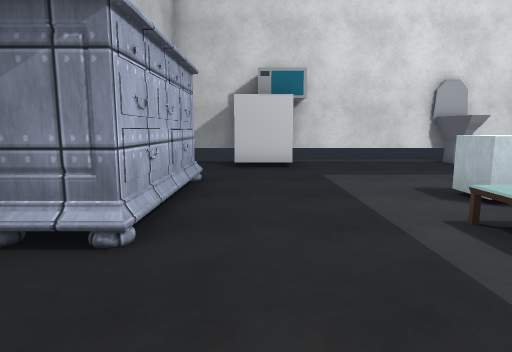
view 1 (above)

16 first-person views from a walk through a scene from a Unity 3-D project. The camera is 1.2 m above the floor, tilts 8° down and sees 75° across. The floor is counted in squares, 1 m on a side. Each view is taken from the middle of a square. On the plan, view 1 faces up. The plan holds only what a view shows up to about 14 squares ahead; the rest is blank. The place goes on beyond the plan. The player character is not drawn. Some surface patterns are stand-ins.

view 2
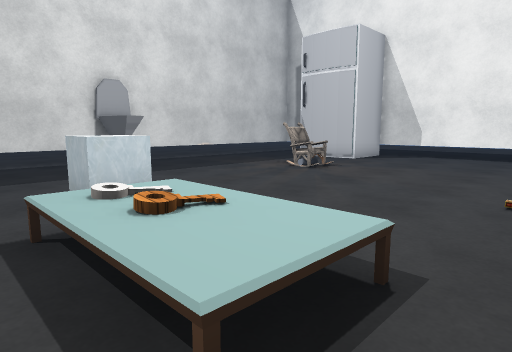

view 3
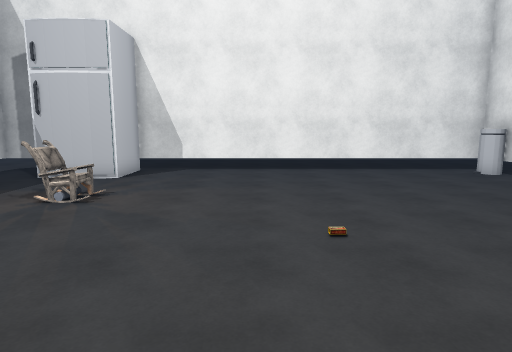

view 4
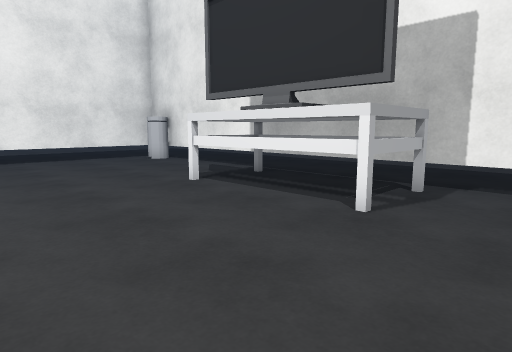

view 5
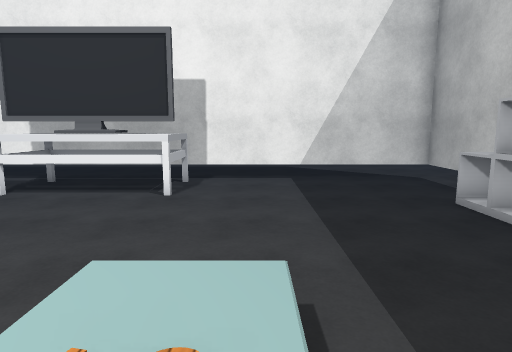

view 6
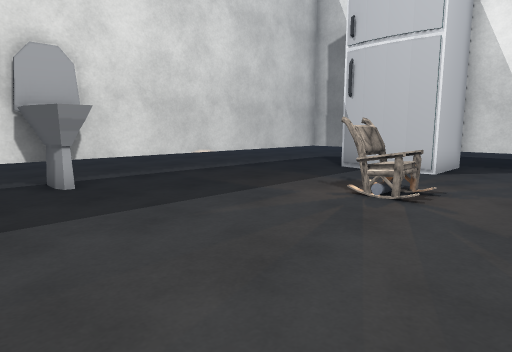

view 7
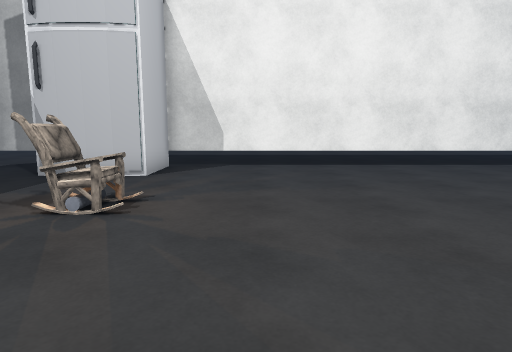

view 8
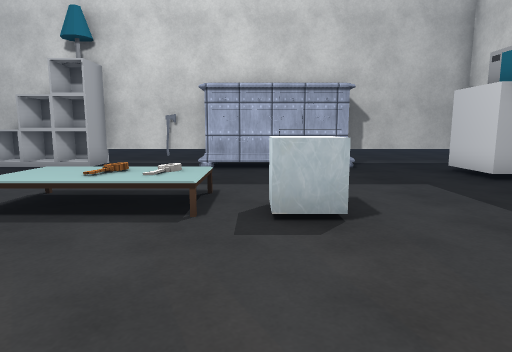

view 9
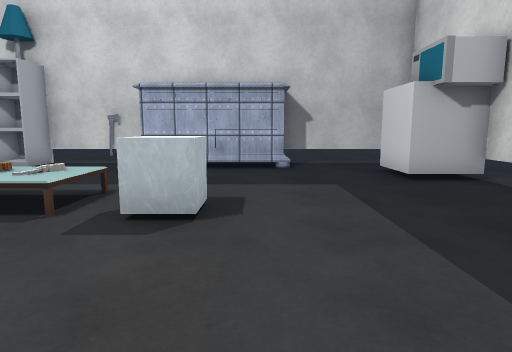

view 10
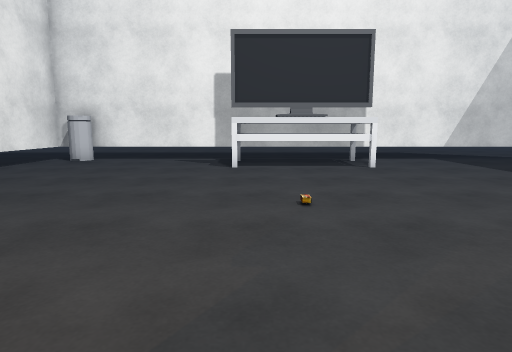

view 11
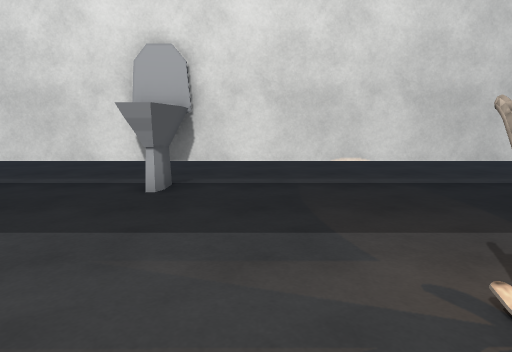

view 12
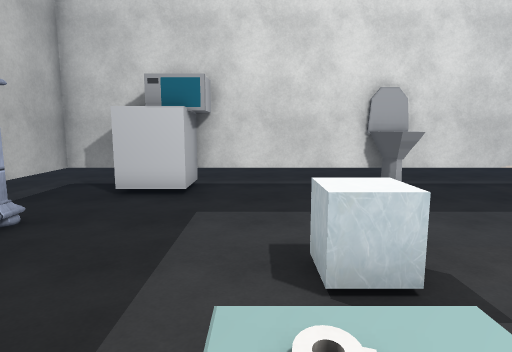

view 13
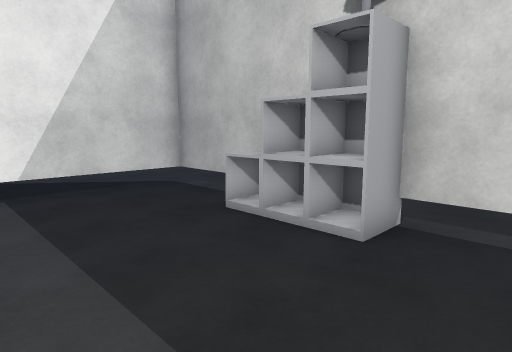

view 14
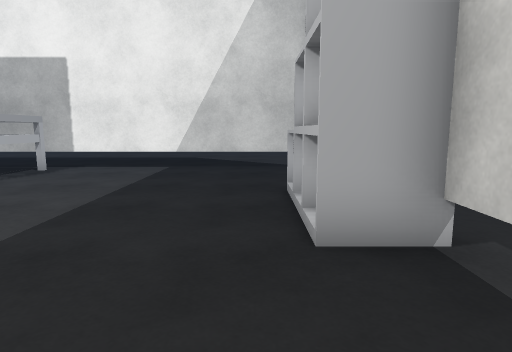

view 15
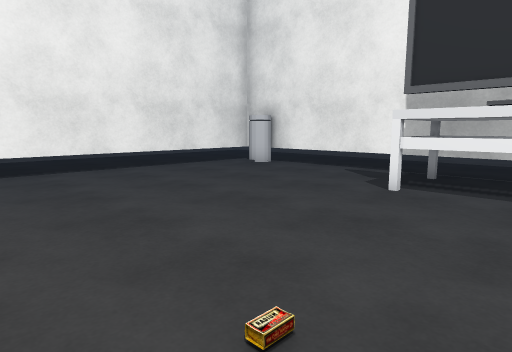

view 16
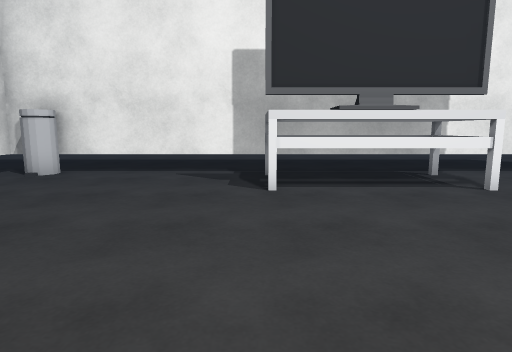

### Floor plan
Key: @ floor where view 1 was taken; # wall or solid block; . main floor; : floor 0.5 m higher than the main floor; / step, stairs or slope; ^ raised ledge; R drawers; M microwave; T toilet; F fridge; C chair; H thing the floor can be seen under or through; A axe; O other object.
Columns run from 3 left of view 1 to 17 right of it. Each row starts with its distance up from view 1.
 13 #####################
 12 #.RMM.....T.........#
 11 #.RMM.....T.........#
 10 #.................F
  9 #.................F
  8 ##................F
  7 #R............C...FF#
  6 #R.....OO.....C.....#
  5 #R.....O............#
  4 #R....//............#
  3 #.....//............#
  2 A.....::............#
  1 #.....//............#
  0 ##.@................#
 -1 ##..................#
 -2 ##..................#
 -3 #^..................#
 -4 #...................#
 -5 #.......HHHHHH......#
 -6 #.......H #  H......#
 -7 #........H##H......##
 -8 #####################

Where each view was taken, in squares from view 1:
view 1: 0 up, 0 right, facing up
view 2: 0 up, 2 right, facing up-right
view 3: 2 up, 3 right, facing right
view 4: 0 up, 3 right, facing down-right
view 5: 4 up, 3 right, facing down
view 6: 4 up, 5 right, facing up-right
view 7: 4 up, 6 right, facing right
view 8: 5 up, 9 right, facing left
view 9: 7 up, 9 right, facing left
view 10: 6 up, 9 right, facing down
view 11: 5 up, 9 right, facing up
view 12: 2 up, 3 right, facing up
view 13: 2 up, 3 right, facing down-left
view 14: 3 up, 1 left, facing down
view 15: 2 up, 7 right, facing down-right
view 16: 2 up, 10 right, facing down
